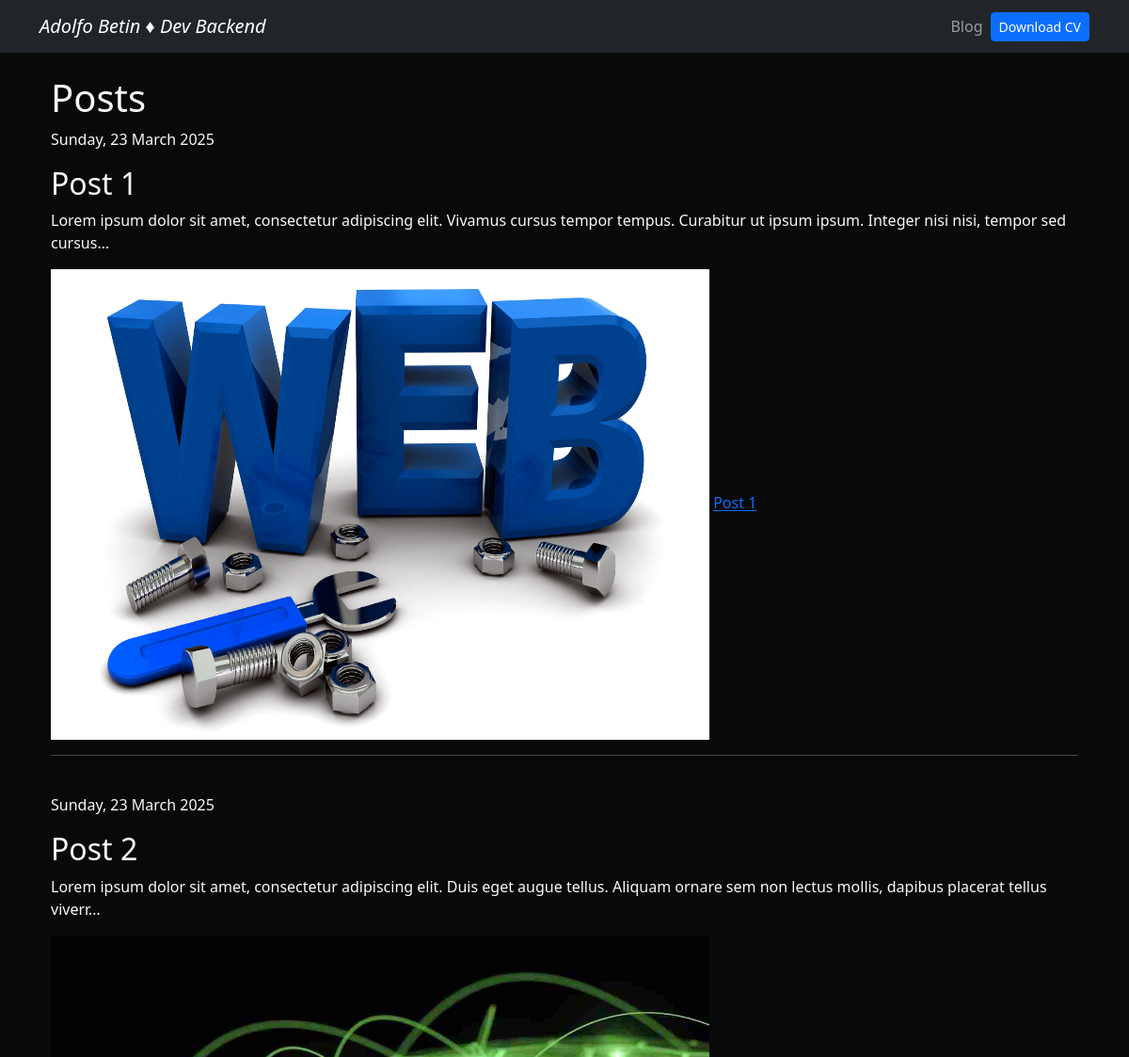
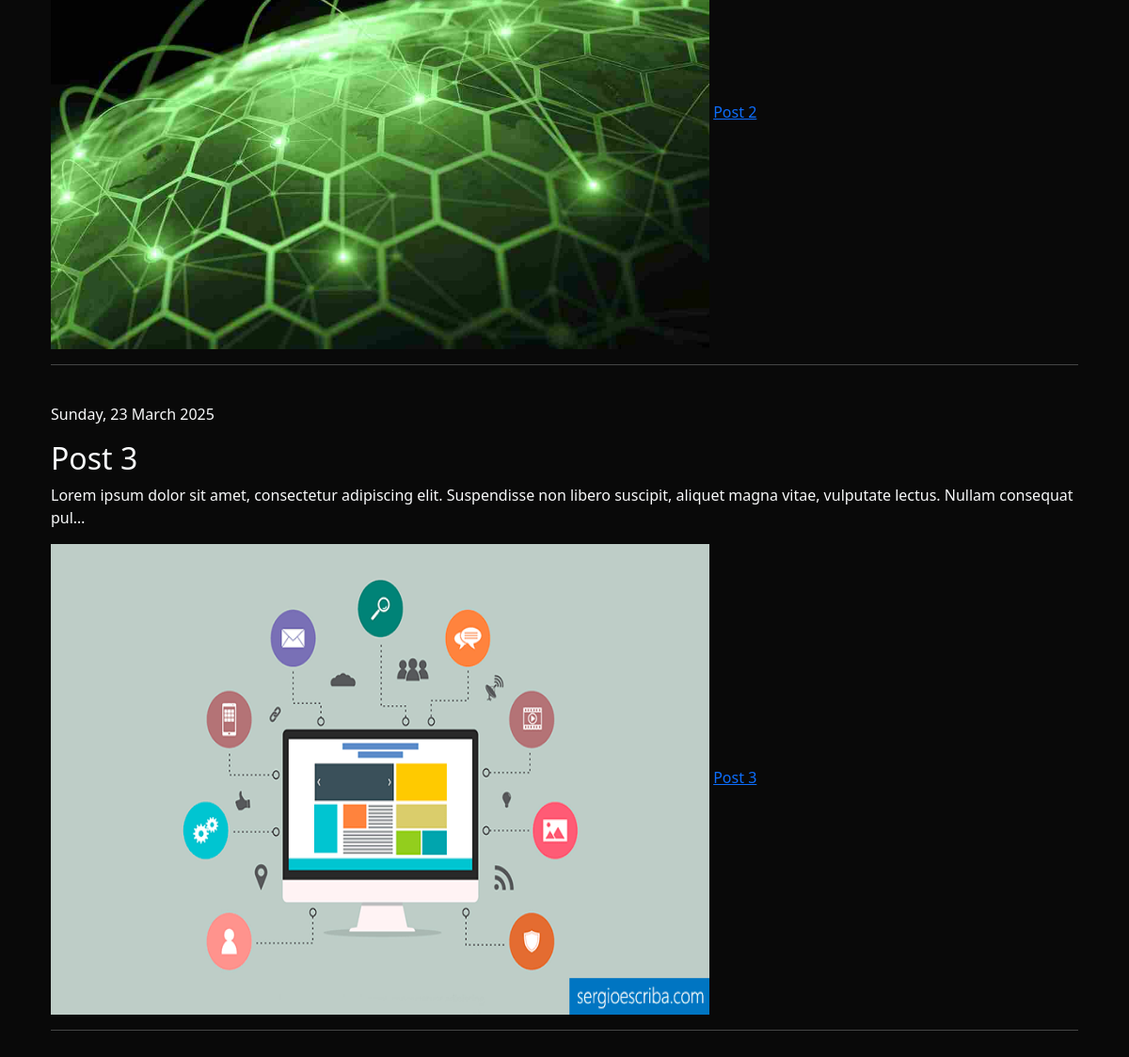
Screenshot of /blog/ with the database file from the repository (2 pictures, top to bottom).
### blog/models.py (models this page shows)
class Post(models.Model):
    title = models.CharField(max_length=100)
    description = models.TextField()
    image = models.ImageField(upload_to='blog/images')
    date = models.DateField(default=datetime.date.today)

### blog/views.py (the view)
# urls.py: path('',render_posts, name='posts'),
def render_posts(request):
    posts = Post.objects.all()
    return render(request,'posts.html',{'posts':posts})

### blog/templates/posts.html
{% extends 'layout.html' %}
{% block content %}
<h1>Posts</h1>
{% for post in posts %}
    <p>{{post.date|date:"l, d F Y"}}<p>
    <h2>{{post.title}}</h2>
    <p>{{post.description|striptags|truncatechars:150}}</p>
    <img src="{{post.image.url}}" width="700" height="500" alt="{{post.title}}">
    <a href="{% url 'blog:post_detail' post.id %}">{{post.title}}</a>
    <hr>
    <br>
{% endfor %}
{% endblock %}

### portfolio/static/main.css (style rules this page uses)
body { background: #090909; }

### rows the page displays
Post: date "Sunday, 23 March 2025", title "Post 1", description "Lorem ipsum dolor sit amet, consectetur adipiscing elit. Vivamus cursus tempor tempus. Curabitur ut ipsum ipsum. Integer nisi nisi, tempor sed cursus…", image (picture)
Post: date "Sunday, 23 March 2025", title "Post 2", description "Lorem ipsum dolor sit amet, consectetur adipiscing elit. Duis eget augue tellus. Aliquam ornare sem non lectus mollis, dapibus placerat tellus viverr…", image (picture)
Post: date "Sunday, 23 March 2025", title "Post 3", description "Lorem ipsum dolor sit amet, consectetur adipiscing elit. Suspendisse non libero suscipit, aliquet magna vitae, vulputate lectus. Nullam consequat pul…", image (picture)
